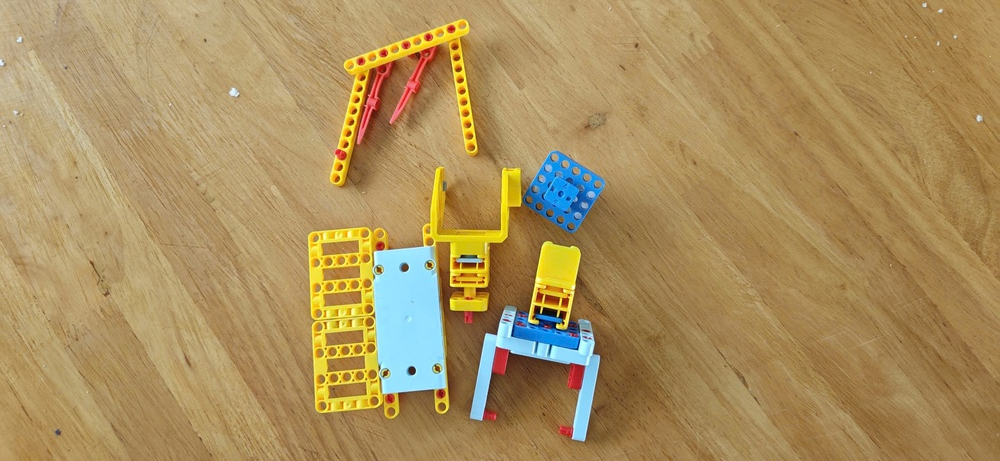
#> input picture lesson_3/images/sample.jpg, 1000 x 461 px, shrunk from 2560 x 1181 before the run, found by its file name
$ python NLM.py
#> lines starting #> are read from the running program, lines starting #| are printed output that depends on the picture
import cv2
import numpy as np
import matplotlib.pyplot as plt
import time
import os

# === BƯỚC 1: ĐẦU VÀO ===
img_path = "images/sample.jpg"
if not os.path.exists(img_path):
    print(f"Lỗi: Không tìm thấy file tại {img_path}")
    exit()

img = cv2.imread(img_path, cv2.IMREAD_GRAYSCALE)
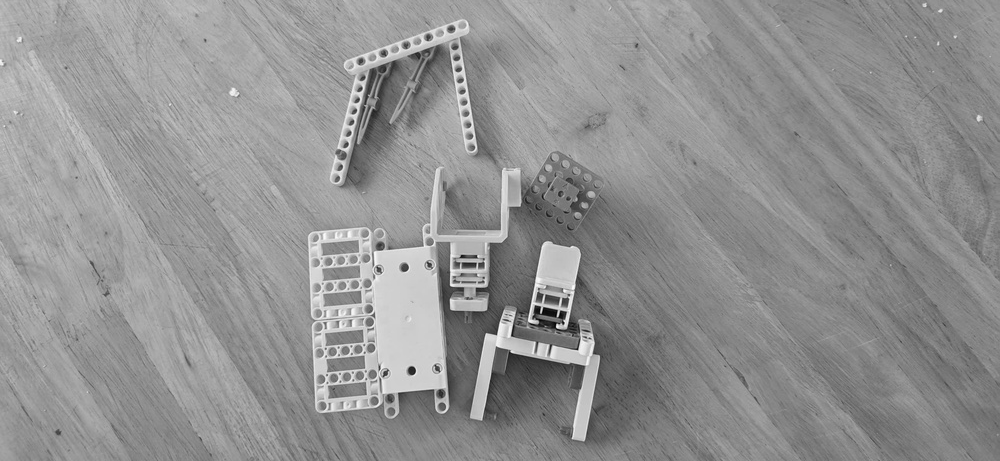
#> img: shape (461, 1000); min 0, max 251, mean 145.8
if img is None:
    raise ValueError("Không thể giải mã ảnh!")

# Tạo nhiễu Gaussian mạnh (sigma=30) để thử thách các bộ lọc
nhieu = np.random.normal(0, 30, img.shape)
img_nhieu = np.clip(img.astype(np.float64) + nhieu, 0, 255).astype(np.uint8)
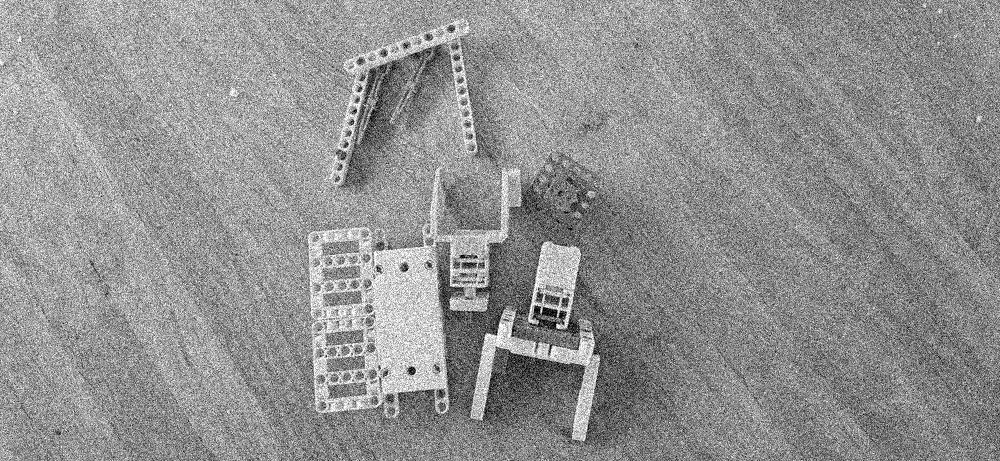
#> img_nhieu: shape (461, 1000); min 0, max 255, mean 145.3

def tinh_psnr(goc, ket_qua):
    """Tính Peak Signal-to-Noise Ratio (PSNR)."""
    mse = np.mean((goc.astype(np.float64) - ket_qua.astype(np.float64))** 2)
#> mse = 891.6
    if mse == 0:
        return float("inf")
    # Công thức LaTeX: $$PSNR = 10 \cdot \log_{10} \left( \frac{MAX_I^2}{MSE} \right)$$
    return 10 * np.log10(255.0** 2 / mse)

# === BƯỚC 2: ÁP DỤNG CÁC BỘ LỌC ===
bo_loc = {}

# 1. Gaussian Blur (Truyền thống)
start = time.perf_counter()
bo_loc["Gaussian 5x5"] = cv2.GaussianBlur(img_nhieu, (5, 5), 1.5)
t_gauss = (time.perf_counter() - start) * 1000

# 2. Bilateral Filter (Giữ cạnh biên)
start = time.perf_counter()
bo_loc["Bilateral"] = cv2.bilateralFilter(img_nhieu, 9, 75, 75)
t_bilat = (time.perf_counter() - start) * 1000

# 3. Non-Local Means (NLM) - h=10 (Mức độ khử vừa phải)
# h: Tham số quyết định sức mạnh bộ lọc. h cao = mịn hơn nhưng mờ hơn.
start = time.perf_counter()
bo_loc["NLM h=10"] = cv2.fastNlMeansDenoising(img_nhieu, None, h=10,
                                            templateWindowSize=7, searchWindowSize=21)
t_nlm = (time.perf_counter() - start) * 1000

# 4. Non-Local Means (NLM) - h=20 (Mức độ khử mạnh)
start = time.perf_counter()
bo_loc["NLM h=20"] = cv2.fastNlMeansDenoising(img_nhieu, None, h=20,
                                            templateWindowSize=7, searchWindowSize=21)
t_nlm2 = (time.perf_counter() - start) * 1000

# === BƯỚC 3: PHÂN TÍCH HIỆU NĂNG ===
print(f"{'Bộ lọc':<20}{'PSNR (dB)':>12}{'Thời gian (ms)':>18}")
print("-" * 52)
print(f"{'Ảnh nhiễu':<20}{tinh_psnr(img, img_nhieu):>12.2f}{'—':>18}")
#| Ảnh nhiễu                  18.63                 —

results_data = []
for ten, anh in bo_loc.items():
    psnr_val = tinh_psnr(img, anh)
    # Gán thời gian tương ứng
    thoi_gian = t_gauss if "Gaussian" in ten else t_bilat if "Bilateral" in ten else t_nlm if "h=10" in ten else t_nlm2
    print(f"{ten:<20}{psnr_val:>12.2f}{thoi_gian:>18.1f}")
#> this loop made 4 passes
#> (ten, mse in tinh_psnr, psnr_val, thoi_gian) on passes 1 to 4: ('Gaussian 5x5', 107.7, 27.81, 1.12), ('Bilateral', 99.59, 28.15, 39.47), ('NLM h=10', 891.6, 18.63, 511.8), ('NLM h=20', 146.7, 26.47, 559.7)
#| Gaussian 5x5               27.81               1.1
#| Bilateral                  28.15              39.5
#| NLM h=10                   18.63             511.8
#| NLM h=20                   26.47             559.7

# === BƯỚC 4: HIỂN THỊ ===
fig, axes = plt.subplots(2, 3, figsize=(18, 12))
axes[0, 0].imshow(img, cmap="gray")
axes[0, 0].set_title("1. Ảnh gốc (Sạch)")
axes[0, 0].axis("off")

axes[0, 1].imshow(img_nhieu, cmap="gray")
axes[0, 1].set_title(f"2. Nhiễu Gaussian (σ=30)\nPSNR: {tinh_psnr(img, img_nhieu):.2f} dB")
axes[0, 1].axis("off")

# Vòng lặp hiển thị các bộ lọc
for idx, (ten, anh) in enumerate(bo_loc.items()):
    r, c = (idx + 2) // 3, (idx + 2) % 3
    axes[r, c].imshow(anh, cmap="gray")
    axes[r, c].set_title(f"{idx+3}. {ten}\nPSNR: {tinh_psnr(img, anh):.2f} dB")
    axes[r, c].axis("off")
#> this loop made 4 passes
#> (ten, r, c, mse in tinh_psnr) on passes 1 to 4: ('Gaussian 5x5', 0, 2, 107.7), ('Bilateral', 1, 0, 99.59), ('NLM h=10', 1, 1, 891.6), ('NLM h=20', 1, 2, 146.7)

plt.suptitle("So sánh Non-Local Means (NLM) với các bộ lọc cơ bản", fontsize=16)
plt.tight_layout()
os.makedirs("output", exist_ok=True)
plt.savefig("output/nlm_benchmark.png", dpi=150)
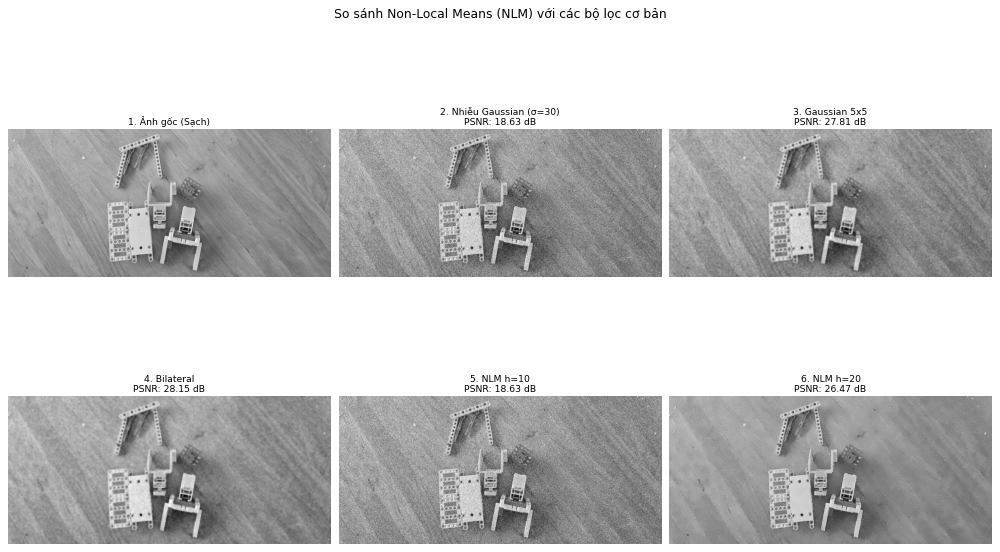
#> figure drawn by matplotlib, 6 panels
plt.show()
